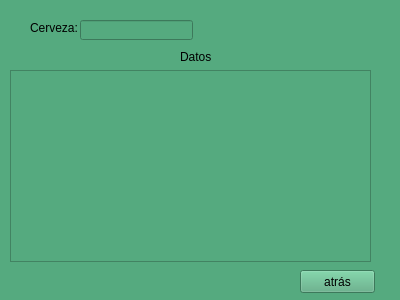
<?xml version="1.0" encoding="UTF-8"?>
<ui version="4.0">
 <class>BuscarCerveza</class>
 <widget class="QWidget" name="BuscarCerveza">
  <property name="geometry">
   <rect>
    <x>0</x>
    <y>0</y>
    <width>400</width>
    <height>300</height>
   </rect>
  </property>
  <property name="windowTitle">
   <string>Form</string>
  </property>
  <property name="styleSheet">
   <string notr="true">background-color: rgb(85, 170, 127);</string>
  </property>
  <widget class="QPushButton" name="btnatras4">
   <property name="geometry">
    <rect>
     <x>300</x>
     <y>270</y>
     <width>75</width>
     <height>23</height>
    </rect>
   </property>
   <property name="text">
    <string>atrás</string>
   </property>
  </widget>
  <widget class="QLabel" name="label">
   <property name="geometry">
    <rect>
     <x>30</x>
     <y>20</y>
     <width>51</width>
     <height>16</height>
    </rect>
   </property>
   <property name="text">
    <string>Cerveza:</string>
   </property>
  </widget>
  <widget class="QLabel" name="label_2">
   <property name="geometry">
    <rect>
     <x>180</x>
     <y>50</y>
     <width>47</width>
     <height>13</height>
    </rect>
   </property>
   <property name="text">
    <string>Datos</string>
   </property>
  </widget>
  <widget class="QLineEdit" name="lineBuscarCerveza">
   <property name="geometry">
    <rect>
     <x>80</x>
     <y>20</y>
     <width>113</width>
     <height>20</height>
    </rect>
   </property>
  </widget>
  <widget class="QTextBrowser" name="textBrowserDatosCerveza">
   <property name="geometry">
    <rect>
     <x>10</x>
     <y>70</y>
     <width>361</width>
     <height>192</height>
    </rect>
   </property>
  </widget>
 </widget>
 <resources/>
 <connections/>
</ui>
